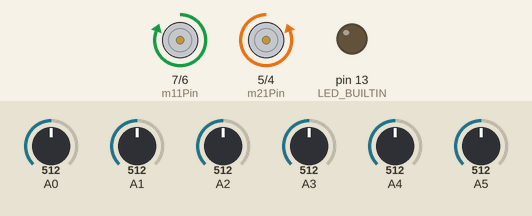
Bench run of a sketch on a simulated Arduino Uno, built with avr-gcc and run on an emulated ATmega328P. Parts: motor-driver pin pairs drawn as motors (green arrow = first pin HIGH = forward, orange = second pin HIGH = backward, longer = more drive, scaled by the enable pin), output pins drawn as LEDs (lit = HIGH). The inputs (shaded band) are chosen by the test bench; at power-on: A0 = 512, A5 = 512, A4 = 512, A1 = 512, A2 = 512, A3 = 512. What the sketch prints to the serial monitor is not drawn.

Above: at 2.0 s.
2.1 s: A0 set to 531
At 2.9 s:
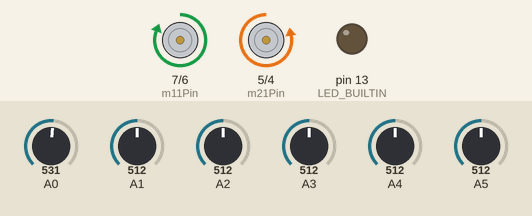
3.6 s: A5 set to 245
At 5.1 s:
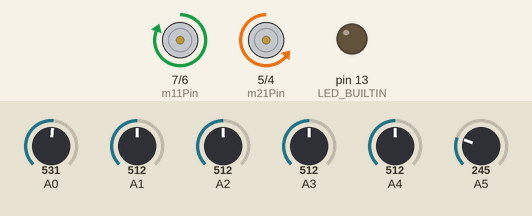
6.6 s: A4 set to 40
At 7.5 s:
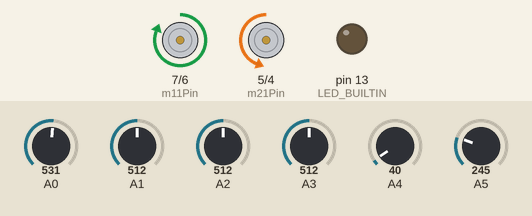
9.6 s: A5 set to 992
At 10.8 s:
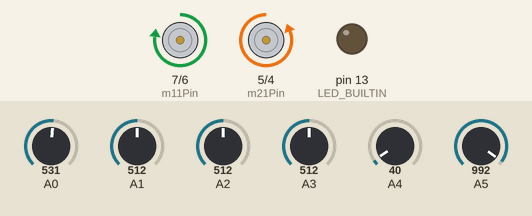
11.1 s: A1 set to 40
14.1 s: A2 set to 245
Timing chart, 0 to 18.1 s (numbered marks = the images above; inputs shaded):
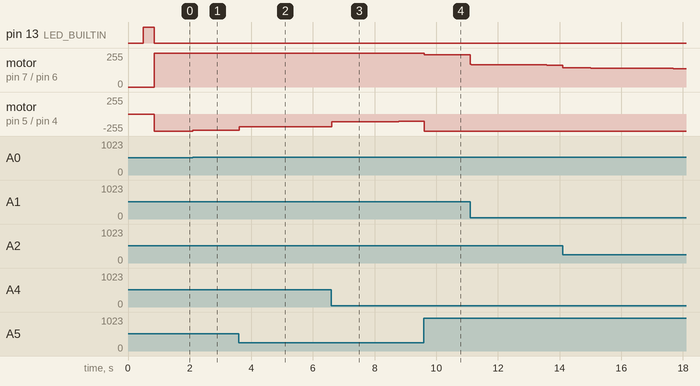

The sketch:

line_follower.ino
```cpp
#include <QTRSensors.h>
const int m11Pin = 7;
const int m12Pin = 6;
const int m21Pin = 5;
const int m22Pin = 4;
const int m1Enable = 11;
const int m2Enable = 10;

int m1Speed = 0;
int m2Speed = 0;

const int calibrationSpeed = 190;

const int rightTurn = 1;
const int leftTurn = -1;
const int calibrationTurns = 5;
int turn = 0;

float kp = 10.5;
float ki = 0.0005;
float kd = 18.5;

float p = 0;
float i = 0;
float d = 0;

int error = 0;
int lastError = 0;
int cummulativeError = 0;

const int maxSpeed = 255;
const int minSpeed = -255;

const int baseSpeed = 255;  // 240 -> 17.76s

const int stoppingSpeed = -150;  // -190
const int breakingSpeed = 45;    // 100 + 240 -> 17.46s

QTRSensors qtr;

char state = 'R';
const int sensorCount = 6;
int sensorValues[sensorCount];

const uint8_t leftmostSensor = 0;
const uint8_t rightmostSensor = 5;
const int sensorThreshold = 500;

const int minSensorValue = 0;
const int maxSensorValue = 5000;
const int maxErrorThreshold = 50;  // check with greater value (45 works)
const int minErrorThreshold = 0;

void setup() {
  Serial.begin(9600);

  pinMode(m11Pin, OUTPUT);
  pinMode(m12Pin, OUTPUT);
  pinMode(m21Pin, OUTPUT);
  pinMode(m22Pin, OUTPUT);
  pinMode(m1Enable, OUTPUT);
  pinMode(m2Enable, OUTPUT);
  pinMode(LED_BUILTIN, OUTPUT);

  qtr.setTypeAnalog();
  qtr.setSensorPins((const uint8_t[]){ A0, A1, A2, A3, A4, A5 }, sensorCount);

  delay(500);
  digitalWrite(LED_BUILTIN, HIGH);
  calibration();
  digitalWrite(LED_BUILTIN, LOW);
}

void loop() {
  pidControl();
  setMotorSpeed(m1Speed, m2Speed);
}

void makeTurn(char direction, int sensorValue) {
  if (direction == 'R') {
    if (sensorValue < sensorThreshold) {
      setMotorSpeed(calibrationSpeed, -calibrationSpeed);
    } else {
      state = 'L';
    }
  } else if (direction == 'L') {
    if (sensorValue < sensorThreshold) {
      setMotorSpeed(-calibrationSpeed, calibrationSpeed);
    } else {
      state = 'R';
      turn++;
    }
  }
}

void calibration() {
  Serial.println("Calibrating...");
  while (turn <= calibrationTurns) {
    qtr.calibrate();
    qtr.read(sensorValues);
    if (state == 'R') {
      Serial.println("Right");
      makeTurn('R', sensorValues[rightmostSensor]);
    } else if (state == 'L') {
      Serial.println("Left");
      makeTurn('L', sensorValues[leftmostSensor]);
    }
  }
  Serial.println("Done calibrating!");
}

void pidControl() {
  float error = map(qtr.readLineBlack(sensorValues), minSensorValue, maxSensorValue, -50, 50);
  error = (-1) * error;
  p = error;
  i = i + error;
  d = error - lastError;
  lastError = error;

  int motorSpeed = kp * p + ki * cummulativeError + kd * d;
  m1Speed = baseSpeed;
  m2Speed = baseSpeed;
  cummulativeError += error;

  if (error < minErrorThreshold) {
    m1Speed += motorSpeed;
  } else if (error > minErrorThreshold) {
    m2Speed -= motorSpeed;
  }

  if (error <= -maxErrorThreshold) {
    m2Speed -= breakingSpeed;
  } else if (error >= maxErrorThreshold) {
    m1Speed -= breakingSpeed;
  }
  m1Speed = constrain(m1Speed, stoppingSpeed, maxSpeed);
  m2Speed = constrain(m2Speed, stoppingSpeed, maxSpeed);
}

void setMotorSpeed(int motor1Speed, int motor2Speed) {
  motor2Speed = -motor2Speed;

  if (motor1Speed == 0) {
    digitalWrite(m11Pin, LOW);
    digitalWrite(m12Pin, LOW);
    analogWrite(m1Enable, motor1Speed);
  } else {
    if (motor1Speed > 0) {
      digitalWrite(m11Pin, HIGH);
      digitalWrite(m12Pin, LOW);
      analogWrite(m1Enable, motor1Speed);
    }

    if (motor1Speed < 0) {
      digitalWrite(m11Pin, LOW);
      digitalWrite(m12Pin, HIGH);
      analogWrite(m1Enable, -motor1Speed);
    }
  }

  if (motor2Speed == 0) {
    digitalWrite(m21Pin, LOW);
    digitalWrite(m22Pin, LOW);
    analogWrite(m2Enable, motor2Speed);
  } else {
    if (motor2Speed > 0) {
      digitalWrite(m21Pin, HIGH);
      digitalWrite(m22Pin, LOW);
      analogWrite(m2Enable, motor2Speed);
    }

    if (motor2Speed < 0) {
      digitalWrite(m21Pin, LOW);
      digitalWrite(m22Pin, HIGH);
      analogWrite(m2Enable, -motor2Speed);
    }
  }
}
```

Measured:
- after the input at 2.1 s, motor on pin 5 (m21Pin) / pin 4 (m22Pin): backward 255/255 → backward 245/255 at once
- after the input at 3.6 s, motor on pin 5 (m21Pin) / pin 4 (m22Pin): backward 245/255 → backward 192/255 at once, → backward 191/255 0.98 s later, → backward 190/255 1.2 s later
- after the input at 9.6 s, motor on pin 7 (m11Pin) / pin 6 (m12Pin): forward 255/255 → forward 242/255 at once
